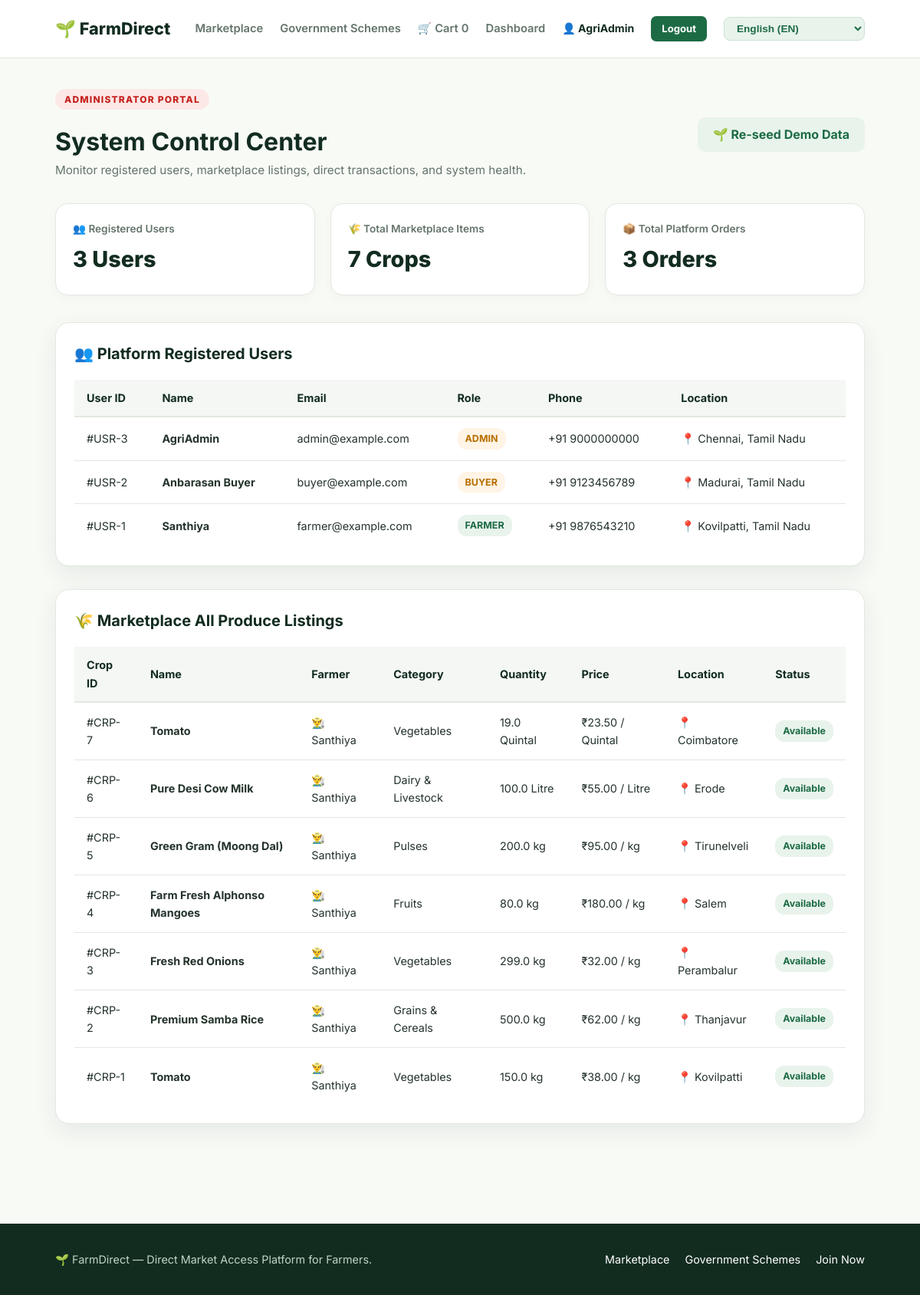
/dashboard (signed in), run on the app's committed database.
### tables this page shows
CREATE TABLE users(
      id INTEGER PRIMARY KEY AUTOINCREMENT,
      name TEXT NOT NULL,
      email TEXT UNIQUE NOT NULL,
      password TEXT NOT NULL,
      role TEXT NOT NULL CHECK(role IN ('farmer','buyer','admin')),
      phone TEXT,
      location TEXT
    );

CREATE TABLE produce(
      id INTEGER PRIMARY KEY AUTOINCREMENT,
      farmer_id INTEGER NOT NULL,
      name TEXT NOT NULL,
      category TEXT NOT NULL,
      quantity REAL NOT NULL,
      unit TEXT NOT NULL,
      price REAL NOT NULL,
      location TEXT NOT NULL,
      description TEXT,
      image_url TEXT,
      status TEXT DEFAULT 'Available',
      created_at TIMESTAMP DEFAULT CURRENT_TIMESTAMP,
      FOREIGN KEY(farmer_id) REFERENCES users(id)
    );

### app.py (the view, shortened to what this page needs)
@app.route("/dashboard")
def dashboard():
    if "user_id" not in session:
        flash("Please log in to access your dashboard.", "error")
        return redirect(url_for("login"))
    conn = get_db()
    role = session["role"]
    user_id = session["user_id"]
    if role == "farmer":
        produce = conn.execute("SELECT * FROM produce WHERE farmer_id = ? ORDER BY id DESC", (user_id,)).fetchall()
        offers = conn.execute("""
            SELECT o.*, p.name as produce_name, u.name as buyer_name, u.phone as buyer_phone
            FROM offers o
            JOIN produce p ON o.produce_id = p.id
            JOIN users u ON o.buyer_id = u.id
            WHERE p.farmer_id = ? ORDER BY o.id DESC
        """, (user_id,)).fetchall()
        orders = conn.execute("""
            SELECT ord.*, p.name as produce_name, u.name as buyer_name, u.phone as buyer_phone, u.location as buyer_location
            FROM orders ord
            JOIN produce p ON ord.produce_id = p.id
            JOIN users u ON ord.buyer_id = u.id
            WHERE p.farmer_id = ? ORDER BY ord.id DESC
        """, (user_id,)).fetchall()
        total_sales = sum([o["total"] for o in orders if o["status"] in ("Confirmed", "Delivered")])
        conn.close()
        return render_template("farmer_dashboard.html", produce=produce, offers=offers, orders=orders, total_sales=total_sales)
    elif role == "admin":
        users = conn.execute("SELECT id, name, email, role, phone, location FROM users ORDER BY id DESC").fetchall()
        produce = conn.execute("""
            SELECT p.*, u.name as farmer_name FROM produce p JOIN users u ON p.farmer_id = u.id ORDER BY p.id DESC
        """).fetchall()
        orders = conn.execute("""
            SELECT ord.*, p.name as produce_name, u.name as buyer_name FROM orders ord
            JOIN produce p ON ord.produce_id = p.id JOIN users u ON ord.buyer_id = u.id ORDER BY ord.id DESC
        """).fetchall()
        conn.close()
        return render_template("admin_dashboard.html", users=users, produce=produce, orders=orders)

### app.py (called while the page is built)
@app.before_request
def sanitize_legacy_sessions():
    if session.get("name") and "freshmarket" in session.get("name", "").lower():
        session["name"] = "Anbarasan Buyer"

def get_db():
    DB_DIR.mkdir(exist_ok=True)
    conn = sqlite3.connect(DB)
    conn.row_factory = sqlite3.Row
    return conn

### templates/admin_dashboard.html (shortened to what this page needs)
{% extends "base.html" %}
{% block content %}
<div class="dashboard-container">
  <div class="dash-header">
    <div class="dash-title">
      <span class="badge" style="background: #fce8e6; color: #c5221f;">ADMINISTRATOR PORTAL</span>
      <h1>System Control Center</h1>
      <p style="color: var(--muted); font-size: 0.95rem;">Monitor registered users, marketplace listings, direct transactions, and system health.</p>
    </div>
    <a href="{{ url_for('seed') }}" class="btn btn-alt">🌱 Re-seed Demo Data</a>
  </div>
  <div class="metrics-grid">
    <div class="metric-card">
      <p>👥 Registered Users</p>
      <h3>{{ users|length }} Users</h3>
    </div>
    <div class="metric-card">
      <p>🌾 Total Marketplace Items</p>
      <h3>{{ produce|length }} Crops</h3>
    </div>
    <div class="metric-card">
      <p>📦 Total Platform Orders</p>
      <h3>{{ orders|length }} Orders</h3>
    </div>
  </div>
  <div class="data-panel">
    <h2>👥 Platform Registered Users</h2>
    <div class="table-responsive">
      <table>
        <thead>
          <tr>
            <th>User ID</th>
            <th>Name</th>
            <th>Email</th>
            <th>Role</th>
            <th>Phone</th>
            <th>Location</th>
          </tr>
        </thead>
        <tbody>
          {% for u in users %}
            <tr>
              <td>#USR-{{ u.id }}</td>
              <td><strong>{{ u.name }}</strong></td>
              <td>{{ u.email }}</td>
              <td><span class="status-badge status-{{ 'available' if u.role=='farmer' else 'pending' }}">{{ u.role|upper }}</span></td>
              <td>{{ u.phone or 'N/A' }}</td>
              <td>📍 {{ u.location or 'N/A' }}</td>
            </tr>
          {% endfor %}
        </tbody>
      </table>
    </div>
  </div>
  <div class="data-panel">
    <h2>🌾 Marketplace All Produce Listings</h2>
    <div class="table-responsive">
      <table>
        <thead>
          <tr>
            <th>Crop ID</th>
            <th>Name</th>
            <th>Farmer</th>
            <th>Category</th>
            <th>Quantity</th>
            <th>Price</th>
            <th>Location</th>
            <th>Status</th>
          </tr>
        </thead>
        <tbody>
          {% for p in produce %}
            <tr>
              <td>#CRP-{{ p.id }}</td>
              <td><strong>{{ p.name }}</strong></td>
              <td>👨‍🌾 {{ p.farmer_name }}</td>
              <td>{{ p.category }}</td>
              <td>{{ p.quantity }} {{ p.unit }}</td>
              <td>₹{{ "%.2f"|format(p.price) }} / {{ p.unit }}</td>
              <td>📍 {{ p.location }}</td>
              <td><span class="status-badge status-available">{{ p.status }}</span></td>
            </tr>
          {% endfor %}
        </tbody>
      </table>
    </div>
  </div>
</div>
{% endblock %}

### templates/base.html (shortened to what this page needs)
<!DOCTYPE html>
<html lang="en">
<head>
  <link rel="stylesheet" href="{{ url_for('static', filename='css/style.css') }}">
</head>
<body>
  <header class="navbar">
    <a href="{{ url_for('index') }}" class="brand" data-i18n="brand_name">
    </a>
    <nav class="nav-menu">
      <a href="{{ url_for('index') }}" class="nav-link" data-i18n="nav_home">Marketplace</a>
      <a href="{{ url_for('schemes') }}" class="nav-link" data-i18n="nav_schemes">Government Schemes</a>
      <a href="{{ url_for('view_cart') }}" class="nav-link" style="display: flex; align-items: center; gap: 4px;">
        🛒 <span data-i18n="nav_cart">Cart</span>
        <span class="cart-badge">{{ session.get('cart', {})|length }}</span>
      </a>
      {% if session.get('user_id') %}
        <a href="{{ url_for('dashboard') }}" class="nav-link" data-i18n="nav_dashboard">Dashboard</a>
        <span style="font-size: 0.88rem; color: var(--dark); font-weight: 700;">👤 {{ session.name }}</span>
        <a href="{{ url_for('logout') }}" class="btn btn-sm" data-i18n="nav_logout">Logout</a>
      {% else %}
        <a href="{{ url_for('login') }}" class="nav-link" data-i18n="nav_login">Login</a>
        <a href="{{ url_for('register') }}" class="btn btn-sm" data-i18n="nav_register">Join Now</a>
      {% endif %}
      <select class="lang-select" aria-label="Select Language">
        <option value="en">English (EN)</option>
      </select>
    </nav>
  </header>
  <main>
    {% block content %}{% endblock %}
  </main>
  <footer>
    <div>
      <span data-i18n="footer_text">🌱 <b>FarmDirect</b> — Direct Market Access Platform for Farmers.</span>
    </div>
    <div style="display: flex; gap: 20px;">
      <a href="{{ url_for('index') }}" data-i18n="nav_home">Marketplace</a>
      <a href="{{ url_for('schemes') }}" data-i18n="nav_schemes">Government Schemes</a>
      <a href="{{ url_for('register') }}" data-i18n="nav_register">Join Now</a>
    </div>
  </footer>
</body>
</html>

### static/css/style.css (style rules this page uses)
:root { --primary: #1d6b45; --primary-hover: #145032; --primary-light: #e8f3ec; --accent: #f5a623; --dark: #122c20; --text: #24332b; --muted: #64746b; --bg: #f8faf6; --card-bg: #ffffff; --border: #e2e8df; --radius: 14px; --shadow: 0 10px 30px rgba(18, 44, 32, 0.08); --transition: all 0.25s ease; }
* { box-sizing: border-box; margin: 0; padding: 0; }
body { font-family: 'Inter', -apple-system, BlinkMacSystemFont, "Segoe UI", Roboto, sans-serif; color: var(--text); background-color: var(--bg); line-height: 1.6; }
a { text-decoration: none; color: inherit; }
.navbar { height: 76px; background: rgba(255, 255, 255, 0.95); backdrop-filter: blur(10px); border-bottom: 1px solid var(--border); display: flex; align-items: center; justify-content: space-between; padding: 0 6%; position: sticky; top: 0; z-index: 100; }
.brand { font-size: 1.35rem; font-weight: 800; color: var(--dark); display: flex; align-items: center; gap: 8px; }
.nav-menu { display: flex; align-items: center; gap: 22px; font-size: 0.92rem; font-weight: 600; }
.nav-link { color: var(--muted); transition: var(--transition); }
.lang-select { background: var(--primary-light); color: var(--primary); border: 1px solid #cce2d4; padding: 6px 12px; border-radius: 8px; font-weight: 600; font-size: 0.85rem; cursor: pointer; outline: none; }
.btn { background: var(--primary); color: #ffffff; padding: 10px 20px; border-radius: 10px; font-weight: 700; border: none; cursor: pointer; transition: var(--transition); display: inline-flex; align-items: center; justify-content: center; gap: 6px; }
.btn-alt { background: var(--primary-light); color: var(--primary); }
.btn-sm { padding: 6px 14px; font-size: 0.82rem; border-radius: 7px; }
.badge { display: inline-block; font-size: 0.75rem; font-weight: 800; text-transform: uppercase; letter-spacing: 1.2px; color: var(--primary); background: var(--primary-light); padding: 4px 12px; border-radius: 20px; margin-bottom: 16px; }
.dashboard-container { padding: 40px 6%; }
.dash-header { display: flex; justify-content: space-between; align-items: center; margin-bottom: 30px; }
.dash-title h1 { font-size: 2rem; color: var(--dark); }
.metrics-grid { display: grid; grid-template-columns: repeat(auto-fit, minmax(220px, 1fr)); gap: 20px; margin-bottom: 35px; }
.metric-card { background: #ffffff; border: 1px solid var(--border); border-radius: 16px; padding: 22px; box-shadow: 0 4px 15px rgba(0, 0, 0, 0.03); }
.metric-card p { font-size: 0.85rem; color: var(--muted); font-weight: 600; }
.metric-card h3 { font-size: 1.8rem; color: var(--dark); font-weight: 800; margin-top: 6px; }
.data-panel { background: #ffffff; border: 1px solid var(--border); border-radius: 18px; padding: 24px; box-shadow: var(--shadow); margin-bottom: 30px; }
.data-panel h2 { font-size: 1.25rem; color: var(--dark); margin-bottom: 18px; display: flex; justify-content: space-between; align-items: center; }
.table-responsive { overflow-x: auto; }
table { width: 100%; border-collapse: collapse; text-align: left; font-size: 0.9rem; }
th { background: #f4f7f4; padding: 12px 16px; color: var(--dark); font-weight: 700; border-bottom: 2px solid var(--border); }
td { padding: 14px 16px; border-bottom: 1px solid var(--border); color: var(--text); }
tr:last-child td { border-bottom: none; }
.status-badge { padding: 4px 10px; border-radius: 12px; font-size: 0.78rem; font-weight: 700; display: inline-block; }
.status-pending { background: #fff4e5; color: #b76e00; }
.status-available { background: #e8f3ec; color: #1d6b45; }
footer { background: var(--dark); color: #c0d4c8; padding: 35px 6%; font-size: 0.9rem; display: flex; justify-content: space-between; align-items: center; margin-top: 60px; }
footer a { color: #ffffff; }

### data on the page
users: name "AgriAdmin", id "3", email "admin@example.com", role "ADMIN", phone "+91 9000000000", location "Chennai, Tamil Nadu"
users: id "2", name "Anbarasan Buyer", email "buyer@example.com", role "BUYER", phone "+91 9123456789", location "Madurai, Tamil Nadu"
users: id "1", name "Santhiya", email "farmer@example.com", role "FARMER", phone "+91 9876543210", location "Kovilpatti, Tamil Nadu"
produce: id "7", name "Tomato", farmer_name "Santhiya", category "Vegetables", quantity "19.0", unit "Quintal", price "23.50", location "Coimbatore", status "Available"
produce: id "6", name "Pure Desi Cow Milk", farmer_name "Santhiya", category "Dairy & Livestock", quantity "100.0", unit "Litre", price "55.00", location "Erode", status "Available"
produce: id "5", name "Green Gram (Moong Dal)", farmer_name "Santhiya", category "Pulses", quantity "200.0", unit "kg", price "95.00", location "Tirunelveli", status "Available"
produce: id "4", name "Farm Fresh Alphonso Mangoes", farmer_name "Santhiya", category "Fruits", quantity "80.0", unit "kg", price "180.00", location "Salem", status "Available"
produce: id "3", name "Fresh Red Onions", farmer_name "Santhiya", category "Vegetables", quantity "299.0", unit "kg", price "32.00", location "Perambalur", status "Available"
produce: id "2", name "Premium Samba Rice", farmer_name "Santhiya", category "Grains & Cereals", quantity "500.0", unit "kg", price "62.00", location "Thanjavur", status "Available"
produce: id "1", name "Tomato", farmer_name "Santhiya", category "Vegetables", quantity "150.0", unit "kg", price "38.00", location "Kovilpatti", status "Available"

### other printed values
{{ session.get('cart', {})|length }} "0"
{{ users|length }} "3"
{{ produce|length }} "7"
{{ orders|length }} "3"
